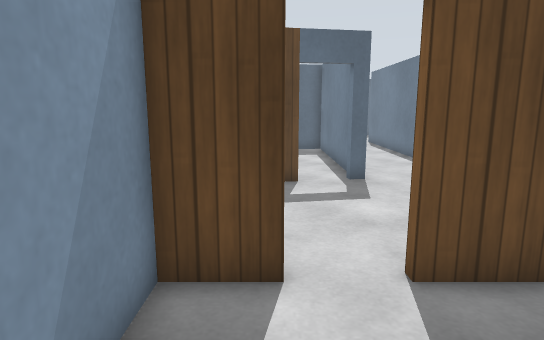
View 1 (above)

19 first-person views from a walk through a world built for the Gazebo simulator. The camera is 1.2 m above the floor, tilts 10° down and sees 75° across. The floor is counted in squares, 0.5 m on a side. Each view is taken from the middle of a square. On the plan, view 1 faces up. The plan holds only what a view shows up to about 20 squares ahead; the rest is blank. The place goes on beyond the plan. Simple patterns stand in for the simulator's built-in surfaces. Some surface patterns are stand-ins.

View 2
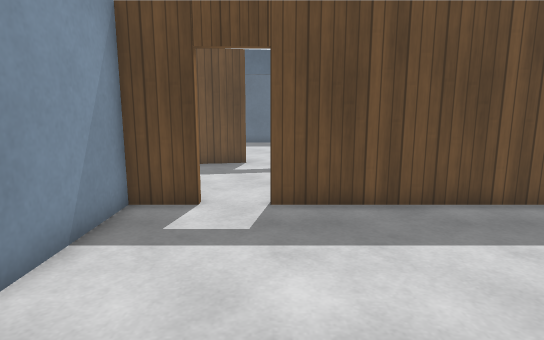

View 3
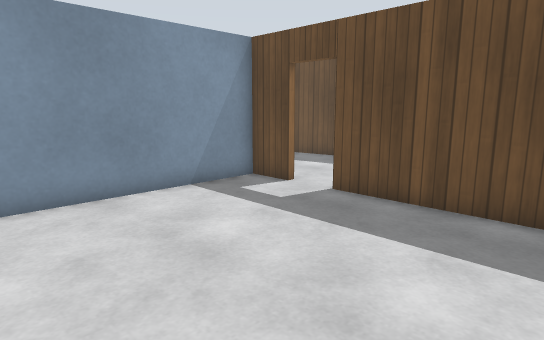

View 4
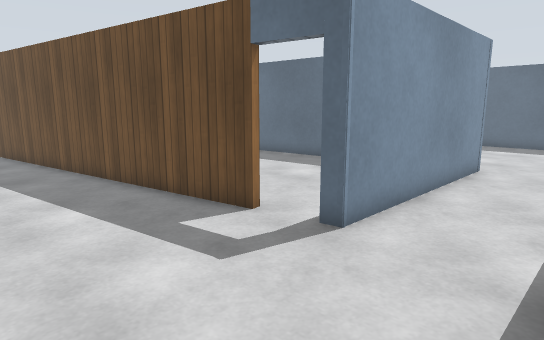

View 5
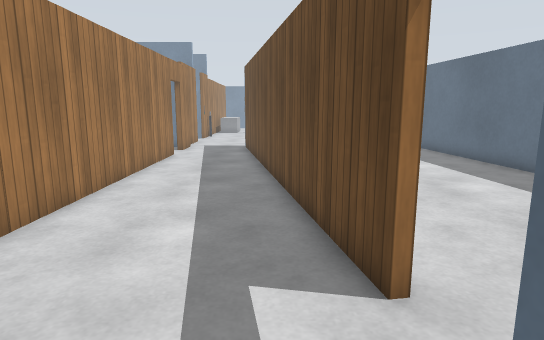

View 6
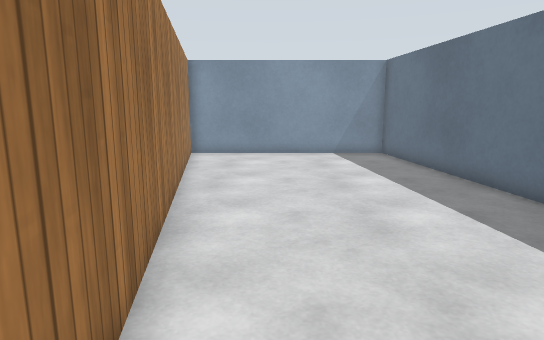

View 7
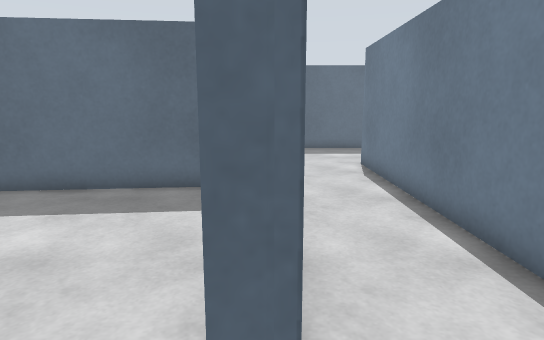

View 8
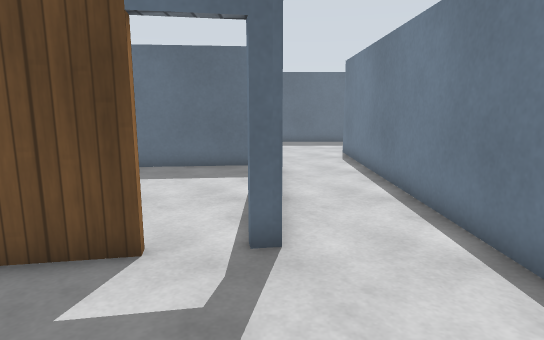

View 9
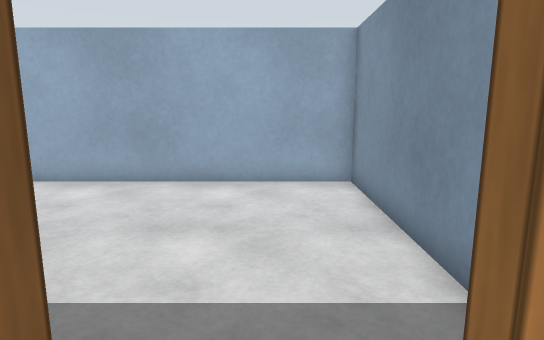

View 10
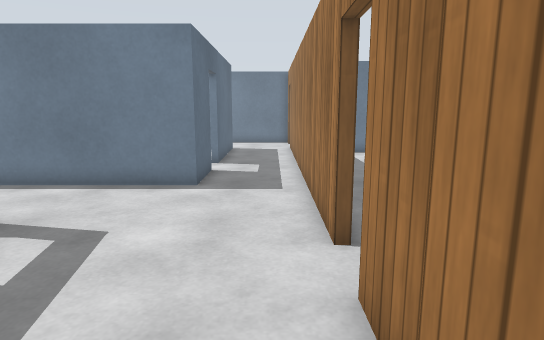

View 11
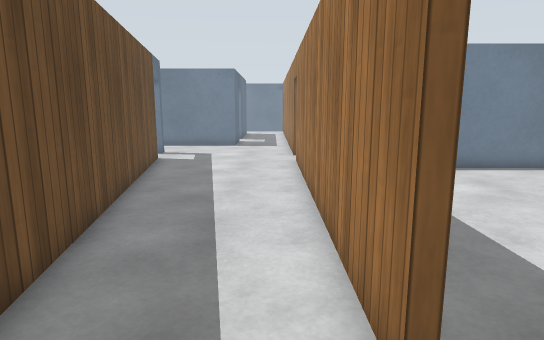

View 12
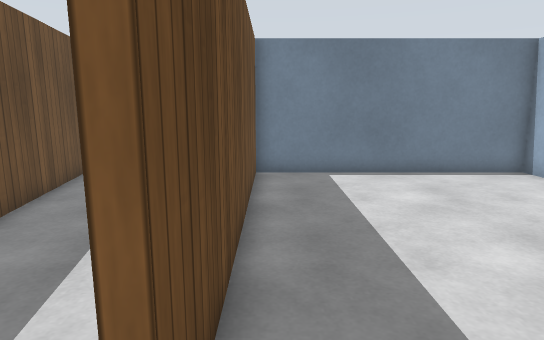

View 13
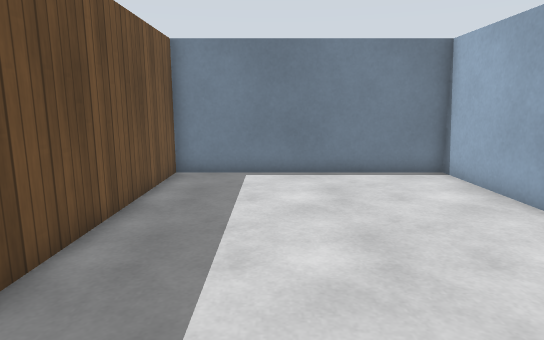

View 14
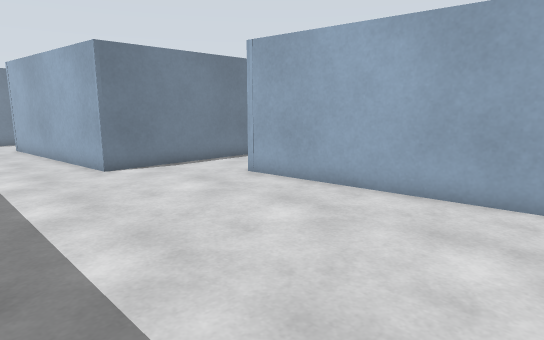

View 15
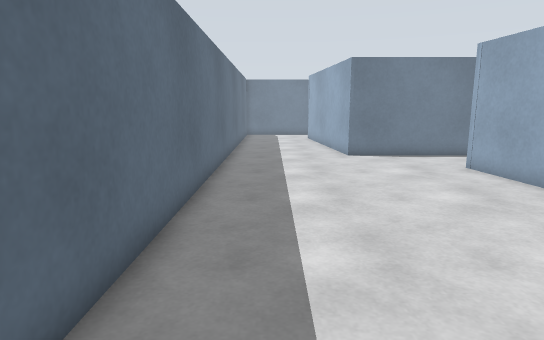

View 16
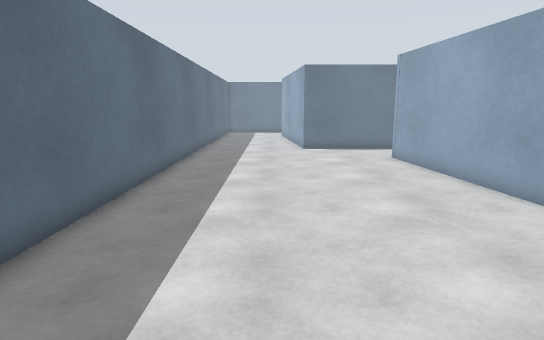

View 17
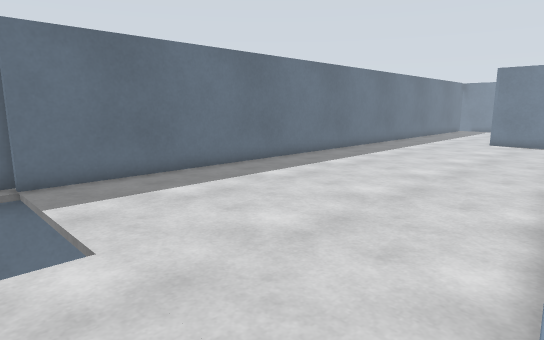

View 18
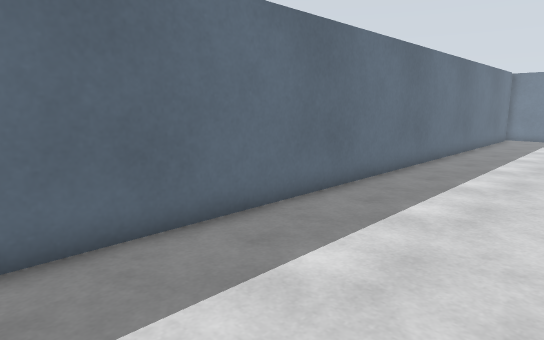

View 19
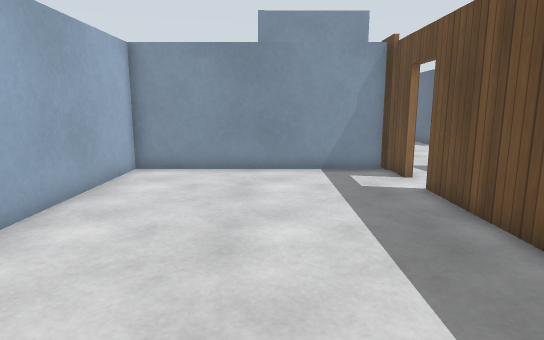

### Floor plan
Points are (right, up) in squares from view 1. A wall is a line through its corners. A room is listed if a view was taken in it or the views show most of it. See-through windows are left out.
Room 1 (views 1, 2, 3)
walls: (0.2, 4.6) (-1.6, 4.6) (-1.6, -5.4) (8.5, -5.4); (8.5, 4.6) (2, 4.6)
ways out: open door at (1.5, 5) to room 2
Room 2 (views 4, 5, 7, 8, 9, 10)
walls: (0.9, 11.5) (-15.3, 8.7); (2, 4.9) (8.5, 4.9); (8.5, 8.3) (6.9, 8.3) (6.9, 21.4); (3.2, 21.2) (3.2, 11.9) (2.6, 11.8); (-13.3, 4.9) (0.2, 4.9)
ways out: open door at (1.5, 5) to room 1; open door at (1.5, 12) to room 3; opening at (-15.5, 6.5) to room 4; opening at (5, 22) to room 4
Room 3 (view 6)
walls: (2.9, 13.2) (2.9, 20.2); (2.1, 20.8) (-16.8, 18.9) (-16.8, 8.7) (0.8, 11.8)
ways out: open door at (1.5, 12) to room 2
Room 4 (views 11, 14, 15, 16, 17, 18)
walls: (-6, 20.2) (3.2, 21.2); (-17, 31.8) (-17.5, 31.8); (6.9, 21.4) (6.9, 25.1) (8.6, 25.3); (8.5, 31.2) (-17.2, 31.2)
low walls: (-16.1, 19.2) (-14.7, 19.4)
ways out: opening at (-15.5, 6.5) to room 2; opening at (5, 22) to room 2; open door at (-14.5, 5) to room 5
Room 5 (views 12, 13, 19)
walls: (-7, -5.4) (-1.9, -5.4) (-1.9, 4.6) (-13.3, 4.6); (-15.1, 4.6) (-17.4, 4.6); (-16.8, 4.4) (-16.8, -5.4) (-9.8, -5.4)
ways out: open door at (-14.5, 5) to room 4

Where each view was taken, in squares from view 1:
view 1: 0 up, 0 right, facing up
view 2: 4 down, 2 right, facing up
view 3: 4 down, 8 right, facing up-left
view 4: 6 up, 7 right, facing up-left
view 5: 10 up, 5 right, facing left
view 6: 13 up, 2 right, facing left
view 7: 10 up, 3 right, facing up
view 8: 6 up, 3 right, facing up
view 9: 6 up, 1 right, facing down
view 10: 6 up, 4 left, facing right
view 11: 6 up, 16 left, facing right
view 12: 4 up, 15 left, facing right
view 13: 1 up, 15 left, facing right
view 14: 30 up, 7 left, facing down-right
view 15: 29 up, 11 left, facing right
view 16: 27 up, 14 left, facing right
view 17: 19 up, 19 left, facing up-right
view 18: 25 up, 10 left, facing up-right
view 19: 0 up, 3 left, facing left
